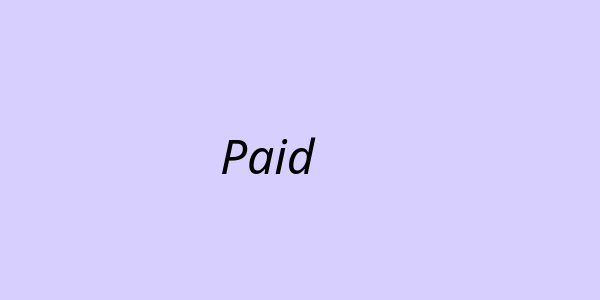
<?xml version="1.0" encoding="UTF-8"?>
<ui version="4.0">
 <class>Tax</class>
 <widget class="QDialog" name="Tax">
  <property name="geometry">
   <rect>
    <x>0</x>
    <y>0</y>
    <width>600</width>
    <height>300</height>
   </rect>
  </property>
  <property name="windowTitle">
   <string>Tax</string>
  </property>
  <property name="styleSheet">
   <string notr="true">background-color: rgb(215, 208, 255);</string>
  </property>
  <widget class="QLabel" name="tax">
   <property name="geometry">
    <rect>
     <x>220</x>
     <y>90</y>
     <width>151</width>
     <height>131</height>
    </rect>
   </property>
   <property name="font">
    <font>
     <family>Humnst777 Blk BT</family>
     <pointsize>36</pointsize>
     <italic>true</italic>
    </font>
   </property>
   <property name="text">
    <string>&lt;html&gt;&lt;head/&gt;&lt;body&gt;&lt;p&gt;Paid&lt;/p&gt;&lt;/body&gt;&lt;/html&gt;</string>
   </property>
  </widget>
 </widget>
 <resources/>
 <connections/>
</ui>
